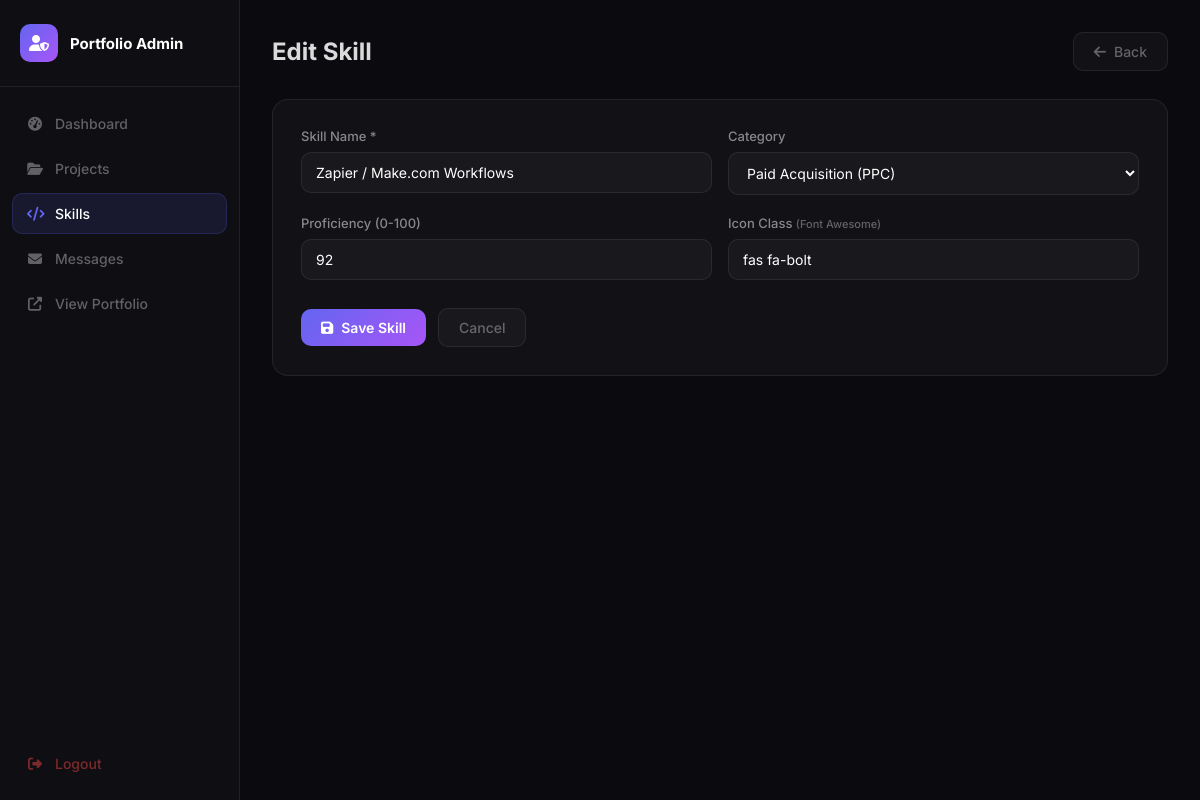
The app's page /admin/manage_skills.php?action=edit&id=18 (signed in), older data.
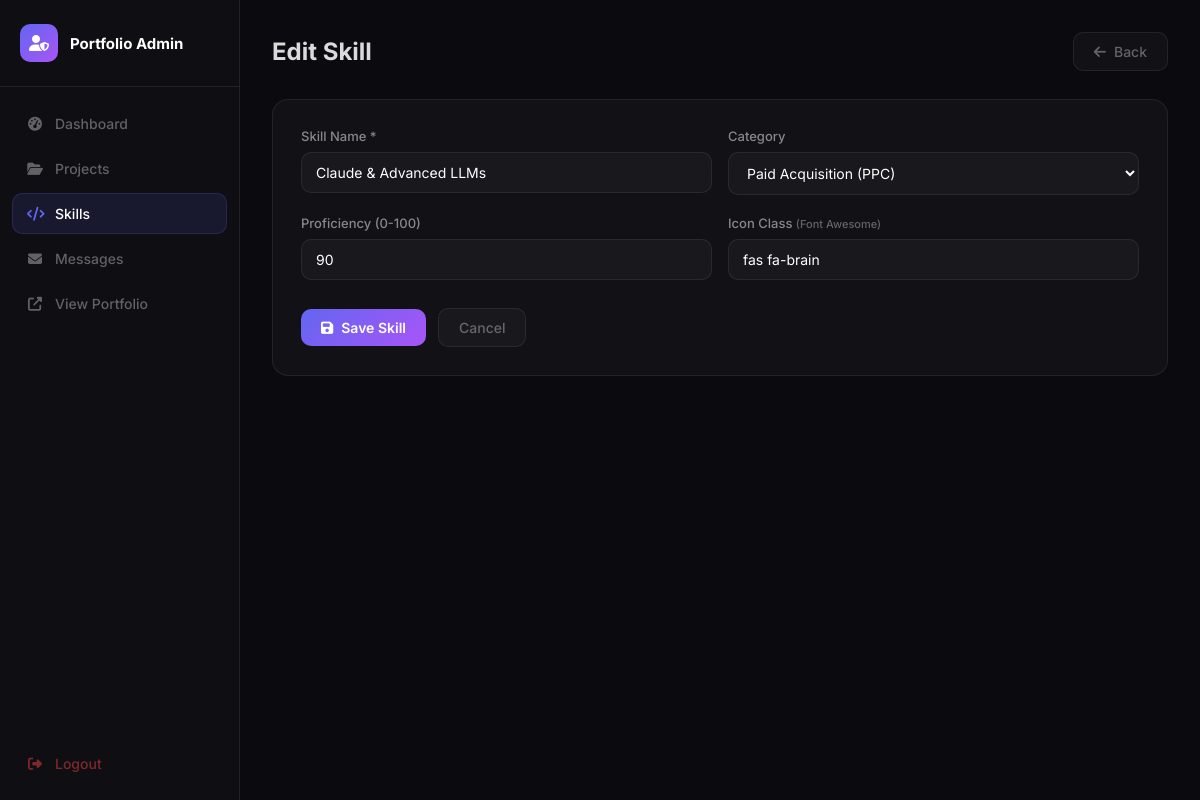
The same page, newer data.
### tables this page shows
CREATE TABLE IF NOT EXISTS skills (
    id INT AUTO_INCREMENT PRIMARY KEY,
    name VARCHAR(80) NOT NULL,
    category VARCHAR(60) NOT NULL DEFAULT 'Frontend',
    proficiency INT NOT NULL DEFAULT 80 CHECK (proficiency BETWEEN 0 AND 100),
    icon_class VARCHAR(80) DEFAULT 'fas fa-code'
);

### admin/manage_skills.php (the view, shortened to what this page needs)
<?php
$db = getDB();
$action  = $_GET['action'] ?? 'list';
$editId  = (int)($_GET['id'] ?? 0);
$skill   = ['id'=>'','name'=>'','category'=>'Frontend','proficiency'=>80,'icon_class'=>'fas fa-code'];
if ($action === 'edit' && $editId) {
    $stmt = $db->prepare('SELECT * FROM skills WHERE id = :id');
    $stmt->execute([':id' => $editId]);
    $skill = $stmt->fetch() ?: $skill;
}
$skills = $action === 'list' ? $db->query('SELECT * FROM skills ORDER BY category, name')->fetchAll() : [];
$categories = ['Paid Acquisition (PPC)','Search Engine Optimization','Marketing Tech & Analytics','Retention & Email'];
?>
<!DOCTYPE html>
<html lang="en">
<head>
    <link rel="stylesheet" href="https://cdnjs.cloudflare.com/ajax/libs/font-awesome/6.4.0/css/all.min.css">
    <link rel="stylesheet" href="admin.css">
</head>
<body>
<?php include 'sidebar.php'; ?>
<main class="main-content">
    <div class="page-header">
        <h1><?= $action === 'list' ? 'Manage Skills' : ($action === 'add' ? 'Add Skill' : 'Edit Skill') ?></h1>
        <?php if ($action === 'list'): ?>
        <a href="?action=add" class="btn-primary"><i class="fas fa-plus"></i> Add Skill</a>
        <?php else: ?>
        <a href="manage_skills.php" class="btn-secondary"><i class="fas fa-arrow-left"></i> Back</a>
        <?php endif; ?>
    </div>
    <?php if ($action === 'list'): ?>
    <div class="table-wrap">
        <table class="data-table">
            <thead><tr><th>#</th><th>Name</th><th>Category</th><th>Proficiency</th><th>Icon</th><th>Actions</th></tr></thead>
            <tbody>
            <?php foreach ($skills as $s): ?>
            <tr>
                <td><?= $s['id'] ?></td>
                <td><i class="<?= htmlspecialchars($s['icon_class']) ?>" style="margin-right:8px;color:#6366f1"></i><strong><?= htmlspecialchars($s['name']) ?></strong></td>
                <td><span class="badge"><?= htmlspecialchars($s['category']) ?></span></td>
                <td>
                    <div class="progress-bar-mini">
                        <div class="progress-fill-mini" style="width:<?= $s['proficiency'] ?>%"></div>
                    </div>
                    <span style="font-size:12px;color:rgba(255,255,255,0.4)"><?= $s['proficiency'] ?>%</span>
                </td>
                <td style="font-size:12px;color:rgba(255,255,255,0.4)"><?= htmlspecialchars($s['icon_class']) ?></td>
                <td class="actions">
                    <a href="?action=edit&id=<?= $s['id'] ?>" class="btn-icon btn-edit"><i class="fas fa-edit"></i></a>
                    <form method="POST" style="display:inline" onsubmit="return confirm('Delete this skill?')">
                        <input type="hidden" name="skill_id" value="<?= $s['id'] ?>">
                        <input type="hidden" name="form_action" value="delete">
                        <input type="hidden" name="name" value="x">
                        <button type="submit" class="btn-icon btn-delete"><i class="fas fa-trash"></i></button>
                    </form>
                </td>
            </tr>
            <?php endforeach; ?>
            </tbody>
        </table>
    </div>
    <?php else: ?>
    <div class="form-card">
        <form method="POST">
            <div class="form-row">
                <div class="form-group">
                    <label>Skill Name *</label>
                    <input type="text" name="name" value="<?= htmlspecialchars($skill['name']) ?>" required>
                </div>
                <div class="form-group">
                    <label>Category</label>
                    <select name="category">
                        <?php foreach ($categories as $cat): ?>
                        <option value="<?= $cat ?>" <?= $skill['category'] === $cat ? 'selected' : '' ?>><?= $cat ?></option>
                        <?php endforeach; ?>
                    </select>
                </div>
            </div>
            <div class="form-row">
                <div class="form-group">
                    <label>Proficiency (0-100)</label>
                    <input type="number" name="proficiency" min="0" max="100" value="<?= $skill['proficiency'] ?>">
                </div>
                <div class="form-group">
                    <label>Icon Class <small>(Font Awesome)</small></label>
                    <input type="text" name="icon_class" value="<?= htmlspecialchars($skill['icon_class']) ?>" placeholder="fab fa-html5">
                </div>
            </div>
            <div class="form-actions">
                <button type="submit" class="btn-primary"><i class="fas fa-save"></i> Save Skill</button>
                <a href="manage_skills.php" class="btn-secondary">Cancel</a>
            </div>
        </form>
    </div>
    <?php endif; ?>
</main>
</body>
</html>

Row changes from the older to the newer data that the page shows:
changed skills: name "Zapier / Make.com Workflows" → "Claude & Advanced LLMs"; proficiency "92" → "90"; icon_class "fas fa-bolt" → "fas fa-brain"
